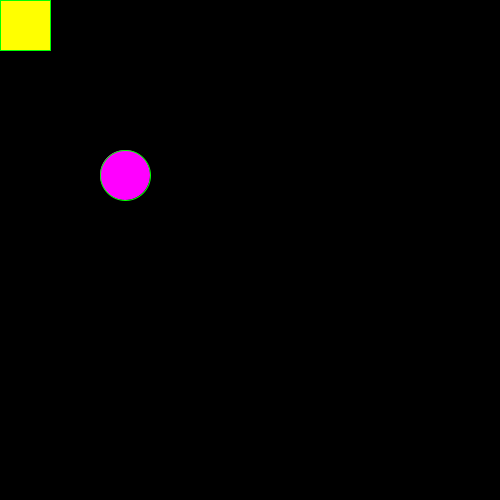
Frame 1 (no input)
Frame 60 (the mouse pressed at the canvas centre just before this capture): identical to frame 1, image omitted
Frame 120 (the mouse held since frame 60 and released just before this capture): identical to frame 1, image omitted

The Processing sketch that drew this single still picture (run headless with seeded random() and noise(); from frame 60 on, the mouse is pressed at the canvas centre):

// Processing sketch: industrieRobot
// ── industrieRobot.pde
int sizeRobot = 50;
int xposRobot = 0;
int yposRobot = 0;

int sizeObject = 50;
int xposObject = 100;
int yposObject = 150;

boolean robotDraagObject ;

void setup() {
  size(500, 500);
}

void draw() {
  tekenWereld();
  tekenRobot(xposRobot, yposRobot, sizeRobot);
  tekenObject(xposObject, yposObject, sizeObject);
}

void keyPressed() {
  if (keyCode == DOWN) {
    yposRobot = constrain(yposRobot + sizeRobot, 0, height - sizeRobot);
  } else if (keyCode == LEFT) {
    xposRobot = constrain(xposRobot - sizeRobot, 0, width + sizeRobot);
  } else if (keyCode == RIGHT) {
    xposRobot = constrain(xposRobot + sizeRobot, 0, width - sizeRobot);
  } else if (keyCode == UP) {
    yposRobot = constrain(yposRobot - sizeRobot, 0, height + sizeRobot);
  } else if (keyCode == ENTER) {
    if (xposRobot == xposObject && yposRobot == yposObject) {
      println("til op of leg neer");
      if (robotDraagObject) {
        robotDraagObject = false;
        if (keyCode == DOWN) {
          yposObject = yposObject + sizeObject;
        } else if (keyCode == LEFT) {
          xposObject = xposObject - sizeObject;
        } else if (keyCode == RIGHT) {
          xposObject = xposObject + sizeObject;
        } else if (keyCode == UP) {
          yposObject = yposObject - sizeObject;
        }
        println(robotDraagObject);
      } else {
        robotDraagObject = true;
        if (keyCode == DOWN) {
          yposObject = yposObject + sizeObject;
        } else if (keyCode == LEFT) {
          xposObject = xposObject - sizeObject;
        } else if (keyCode == RIGHT) {
          xposObject = xposObject + sizeObject;
        } else if (keyCode == UP) {
          yposObject = yposObject - sizeObject;
        }
        println(robotDraagObject);
      }
    }
  }
}

// ── object.pde
void tekenObject(int xpos, int ypos, int size) {
  fill(#ff00ff);
  stroke(#00ff00);
  ellipseMode(CORNER);
  circle(xpos, ypos, size);
}

// ── robot.pde
void tekenRobot(int xpos, int ypos, int size) {
  fill(#ffff00);
  stroke(#00ff00);
 rect(xpos,ypos,size,size); 
}

// ── wereld.pde
void tekenWereld(){
background(#000000);
}
